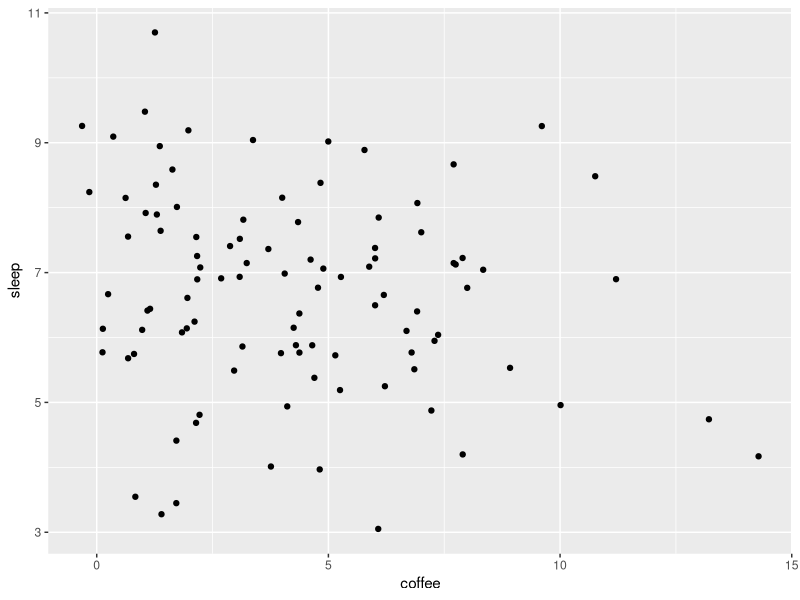
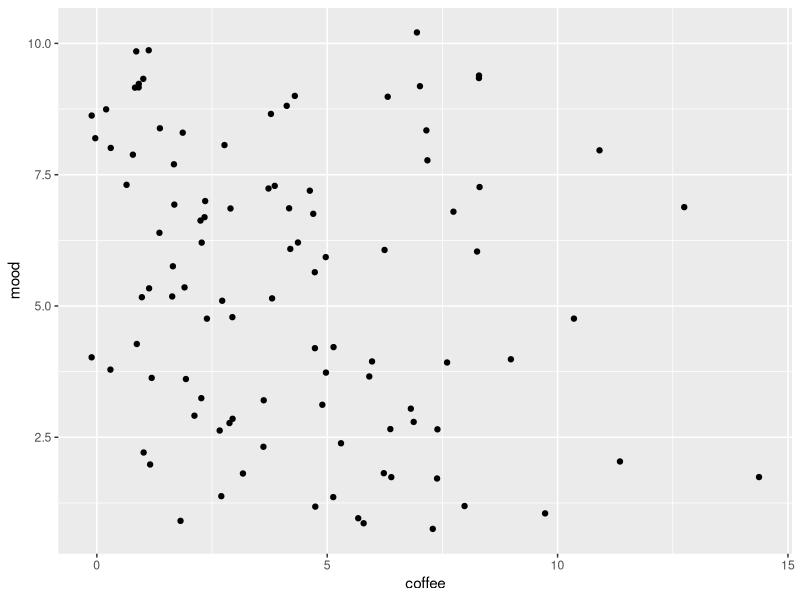
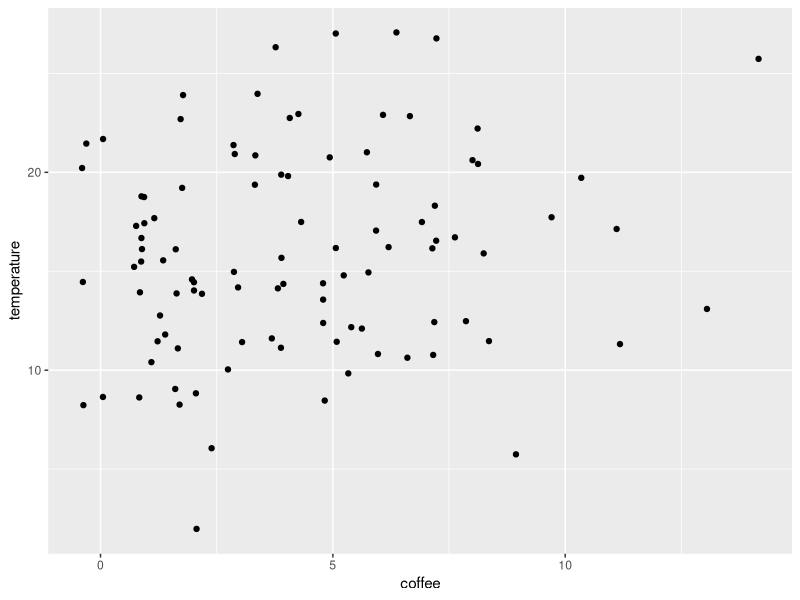

Generate these figures, in order, with R:
####################################################
#Week 11: Model Families and Logistic Regression
####################################################


## This exercise sheet contains the exercises that you will need to complete and 
## submit by 23:55 on Sunday, January 16. Write the code below the questions. 
## If you need to provide a written answer, comment this out using a hashtag (#). 
## Submit your homework via cms

## Please write below your (and your teammates) name, matriculation number. 
## Name:                Martin Banzer,  Ahmad Usman Khattak,  Tulika Nayak
## Matriculation number:2548984,        7025483,              7025773


##################################################################################

##################################################################################
## Exercise 1: Logistic regression
##################################################################################
install.packages("lme4")
require(carData)
require(dplyr)
require(lme4)
require(ggplot2)

## Look at the dataset TitanicSurvival from the carData package.
str(TitanicSurvival)
summary(TitanicSurvival)
head(TitanicSurvival)


## a) Build a simple logistic regression model that models the probability of survival (binary) based on 
##  sex (categorical) and passengerClass (categorical) without an interaction and store it in mSurv. 
##  You have to use the glm() function and specify the family correctly.

mSurv = glm(data = TitanicSurvival, survived ~ sex + passengerClass, family = binomial(link = "logit"))

## b) Look at the summary. What group does the intercept correspond to?

summary(mSurv)

# Output:
#
# Coefficients:
#                   Estimate Std. Error z value Pr(>|z|)    
# (Intercept)         2.1091     0.1728  12.203  < 2e-16 ***
# sexmale            -2.5150     0.1467 -17.145  < 2e-16 ***
# passengerClass2nd  -0.8808     0.1977  -4.456 8.34e-06 ***
# passengerClass3rd  -1.7231     0.1715 -10.047  < 2e-16 ***
#
# Answer:
# The intercept represents Female (sexfemale) passengers that took 1st class
# (passengerClass1st) who had 2.1091 log-odds of survival.


## c) Were men more likely to survive than women? Is the effect significant?
# Answer:
# No, men were not more likely to survive than women. The coefficient for "sexmale"
# is the difference in logit survival ratio between sexmale and sexfemale passengers.
# So, sexmale logit survival is 2.1091-2.5150 i.e. -0.4059. So survival odds is
# e^-0.4059 = 0.6664. So, probability of survival = 0.3999
#
# Yes, the effect is significant as p-value is much less than 0.05


## d) Imagine two passengers: Rose (female, 1st class passenger) and Jack (male, 3rd class passenger).
##  Calculate their expected survival on the logit scale (i.e. the scale of the model) either by hand or 
##  using predict() with a new data.frame
new_mSurv = glm(data = TitanicSurvival, survived ~ sex * passengerClass, family = binomial(link = "logit"))
summary(new_mSurv)

# output:
# Coefficients:
#                           Estimate Std. Error z value Pr(>|z|)    
# (Intercept)                 3.3250     0.4549   7.309 2.68e-13 ***
# sexmale                    -3.9848     0.4815  -8.277  < 2e-16 ***
# passengerClass2nd          -1.2666     0.5485  -2.309   0.0209 *  
# passengerClass3rd          -3.3621     0.4748  -7.081 1.43e-12 ***
# sexmale:passengerClass2nd   0.1617     0.6104   0.265   0.7911    
# sexmale:passengerClass3rd   2.3039     0.5158   4.467 7.95e-06 ***
#
# Answer:
# Rose is female, 1st class which corresponds to the intercept.
# Therefore, her log-odds of survival is 3.3250
# So, her odds of survival is e^3.3250 = 27.7989
#
# Log-odds difference in survival between male 1st class passengers and male 
# 3rd class passengers is -3.3621+2.3039 = -1.0585
#
# So, Odds of survival for Jack is:
#e^(3.3250-3.9848-1.0585) = e^-1.7183 = 0.1794

## e) Transform your results from d) to the probability scale, using the formula given on the slides. 
##  You can check your calculation by asserting the probabilities lie in the 0-1 range. For whom does 
##  the model predict the higher probability of survival?
# Answer:
# Probability of survival for Rose:
# = 27.7989/(1 + 27.7989)
# = 0.9652
#
# Probability of survival for Jack:
# = 0.1794/(1 + 0.1794)
# = 0.1521
#
# The model predicts higher probability of survival for Rose

##################################################################################
## Exercise 2: Generalized Linear Mixed effect models
##################################################################################

## In this exercise, we will again look at connections between coffee consumption and sleep (among others). 
## The data set "coffee.csv" contains data from 10 students, who reported on 10 randomly chosen days of the year: 
##  sleep: how many hours of sleep they had in the previous night
##  mood: how happy they felt on a scale from 1 (very unhappy)-10 (extremely happy)
##  coffee: how many cups of coffee they had on that day
##  In addition, the maximal temperature on that day was entered into the dataset.

## Our research hypotheses are: 
## students consume more coffee, when they are tired
## students consume more coffee, if they are in a bad mood.
## students consume more coffee, when it is cold outside

## a) Download the data set from cms and read it in, store it in a variable called: coffeedat
coffeedat <- read.csv(file = 'coffee.csv')
head(coffeedat)
summary(coffeedat)

## b) Plot the number of consumed cups of coffee in three individual scatterplots by sleep, mood, and temperature. 
##  You can use geom_jitter() to get a nicer plot
ggplot(coffeedat, aes(x = coffee, y = sleep)) + geom_jitter()
ggplot(coffeedat, aes(x = coffee, y = mood)) + geom_jitter()
ggplot(coffeedat, aes(x = coffee, y = temperature)) + geom_jitter()

## c) Can you detect an obvious relationship in any of the plots? Which direction does it have?

# Answer:
# Sleep:
# It seems like people tend to drink less/no coffee if they have slept less than five or more than 9 hours. 
# However, 8 cups of coffee seems to be the maximum for most people within this range for sleep.

# Mood:
# The consumption seems to increase with a decreasing mood.

# Temperature:
# Small amounts of coffee seem to be consumed only, if the temperature is between 10 and 20.
# 5 cups of coffee are consumed between 10 and 30 temperature units.
# And more than 5 cups are again consumed with temperatures between 20 and 10.

## d) fit a simple linear regression model with all three predictors and store it in linmod
linmod <- lm(coffee ~ sleep + mood + temperature, data=coffeedat)

## e) fit a generalized linear model with the appropriate family (hint: coffee is a count variable) and
##  store it in poimod
poimod <- glm(coffee ~ sleep + mood + temperature, data=coffeedat, family=quasipoisson())

## f) Look at the two summaries, what changed?
summary(linmod)
summary(poimod)

# Answer:
# Poimod has a far lower error rate for all three predictors than linmod, which should correlate with a higher accuracy.
# The loss-values of poimod are also only half as high as for linmod.

## g) In fact, we have repeated measures in our design, so refit the model including a random intercept for
##  subject using glmer() with the correct family specification and store it in mixedpoi
mixedpoi <- glmer(coffee ~ sleep+mood+temperature + (1|subj), data = coffeedat, family =poisson())
## h) Look at the summary and report what changed in comparison to both linmod and poimod.
summary(mixedpoi)
## The Values are low for temp but overall on higher pattern.

## i) Finally, to make it complete, also run a mixed model using the gaussian family and store it in mixedlin
mixedlin <- glmer(coffee ~ sleep+mood+temperature + (1+sleep+mood|subj), data = coffeedat, family = gaussian())

## j) Compare the AIC for all four models. Which one has the best fit?
AIC(linmod, poimod, mixedpoi, mixedlin)

## k) And which model is conceptually the appropriate one? Why?
## among all models the one that seems appropriate is "mixedpoi", because what it does is random intercept for
## every subject (people).

## l) Finally, report on the effects of interest in light of our research hypotheses specified above for the 
##  model you chose in k)
## In the light of research hypothesis student tend to consume more coffee when they are tired and when they are in 
## bad mood but with temperature it does not show significant effect.
